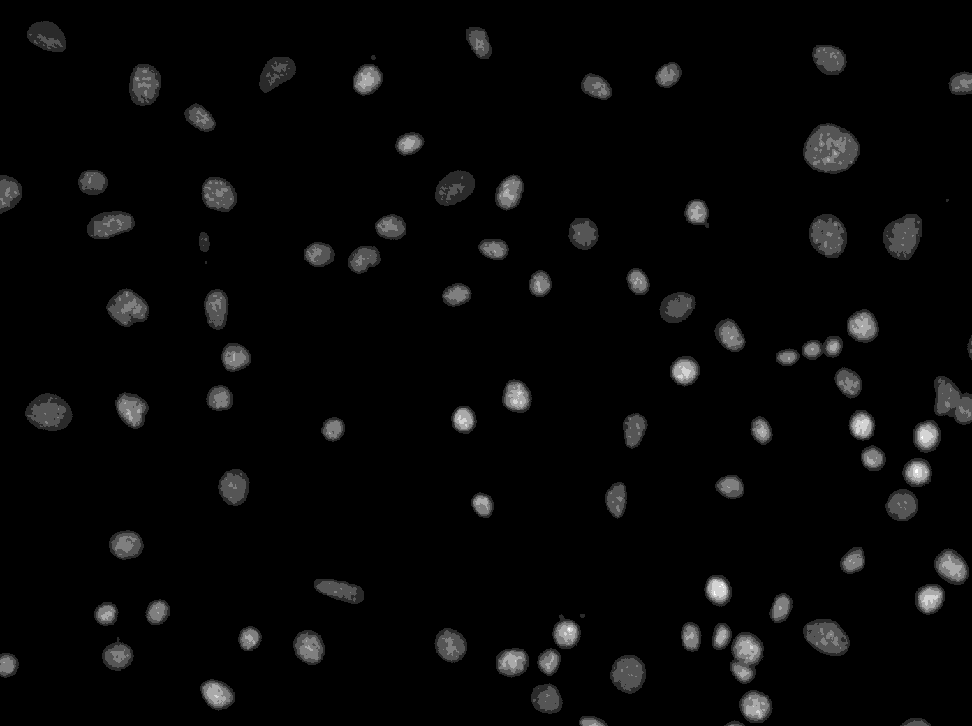
#> input picture data/F01_202w2.TIF, 972 x 726 px, shrunk from 1392 x 1040 before the run
$ jupyter execute ch6_feature_extraction.ipynb
#> lines starting #> are read from the running program, lines starting #| are printed output that depends on the picture; after the words box and inside, x2 and y2 are one past the last pixel; in counts of white or black regions, pixels touching at a corner belong together
---
title: Introduction
jupyter: python3
---

The segmentation gives us the label image that marks distinct objects in the
original image with unique ID. We can use this label image together with the
original input intensity image to get the proprieties of each object in the
image.

# Shape feature extraction

Shape features correspond to the geometric shape of the object.  To determine
the shape feature, we no not need the intensity image, we just need the label
map.  The most important shape feature is the size of the objects. Other
features include the object location, major and major axis length,
eccentricity, etc.

[cell 1]
# Load the required libraries
import skimage as ski
import numpy as np
import matplotlib.pyplot as plt
from scipy import ndimage as ndi

# Load the cell images
img = ski.io.imread("data/F01_202w2.TIF")
#> img is the input picture: shape (726, 972) uint16; min 152, max 1697, mean 244.4


# Get the Triangle threshold
binary_thresh = ski.filters.threshold_triangle(img)
#> binary_thresh = 235

# Binary threshold the image
img_binary = img > binary_thresh
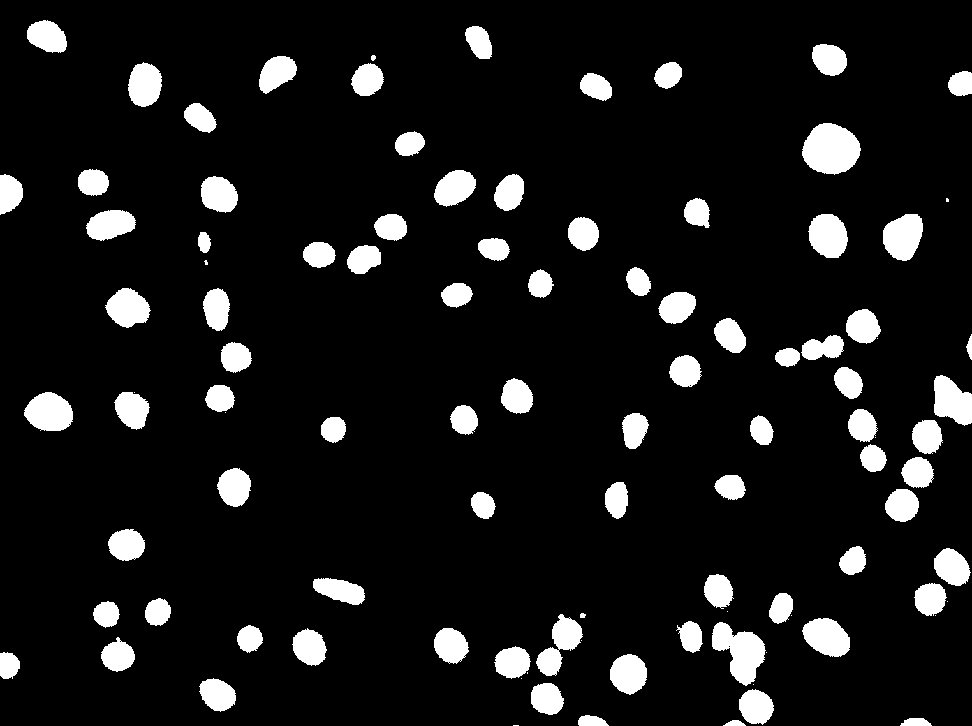
#> img_binary: shape (726, 972) bool; 9.6% white; 103 white regions (16 under 20 px)

# Get the connected components segmentation
label_img = ski.morphology.label(img_binary)
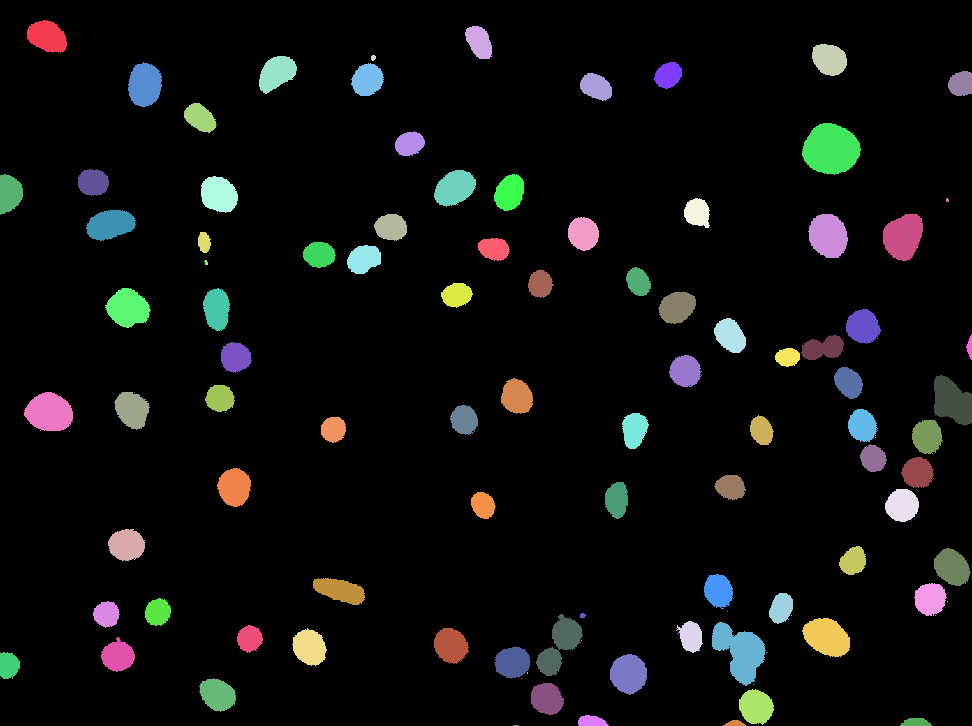
#> label_img: shape (726, 972) int32; 104 distinct labels, from 0 to 103; one colour per label, 0 black

# Get the shape properties
shape_features = ski.measure.regionprops(label_img)
#> shape_features = 103 regions; largest, box (x1, y1, x2, y2) and area: (802, 123, 861, 175) 2283, (712, 622, 766, 686) 1922, (24, 392, 73, 431) 1451, (883, 214, 923, 261) 1422, (934, 375, 972, 426) 1378

# put the required features in an array for plotting
area = []
eccentricity = []
for obj in shape_features:
    area.append(obj.area)
#> this loop made 103 passes
#> after the loop, area = 103 values, max 2283 at index 11, min 1 at index 40, mean 660

fig, ax = plt.subplots()
_ = ax.hist(area, bins = 100)
ax.set_xlabel('Cell size (in pixels)')
ax.set_ylabel('Number of cells')
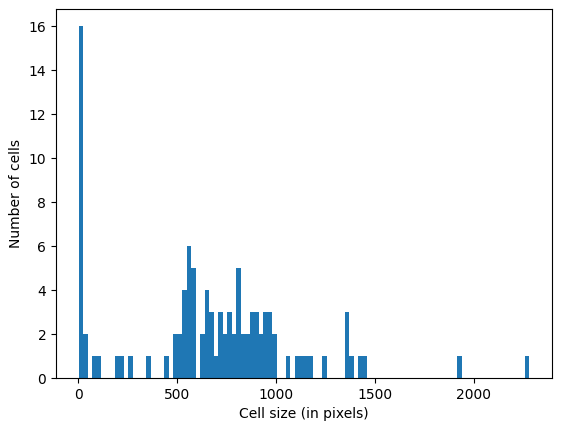
#> figure drawn by matplotlib, 1 panel; tallest bar 16 high, from x = 1 to 23.82

# Intensity feature extraction

Image intensity features take both the original input image and the label map.
For each object we can get features such as the mean, standard deviation,
minimum, and maximum intensity values.

[cell 2]
intensity_features = ski.measure.regionprops(label_img, intensity_image = img)
#> intensity_features has the same summary as shape_features

mean = []
std = []
for obj in intensity_features:
    mean.append(obj.intensity_mean)
    std.append(obj.intensity_std)
#> after the loop, mean = 103 values, max 837.3 at index 69, min 236 at index 40, mean 535.8; std = 103 values, max 460.5 at index 69, min 0 at index 40, mean 195.5

fig, ax = plt.subplots(1, 2)
ax[0].hist(mean, bins = 100)
ax[0].set_xlabel('Mean intensity')
ax[0].set_ylabel('Number of cells')
ax[1].scatter(mean, std)
ax[1].set_xlabel('Mean intensity')
ax[1].set_ylabel('SD of intensity')
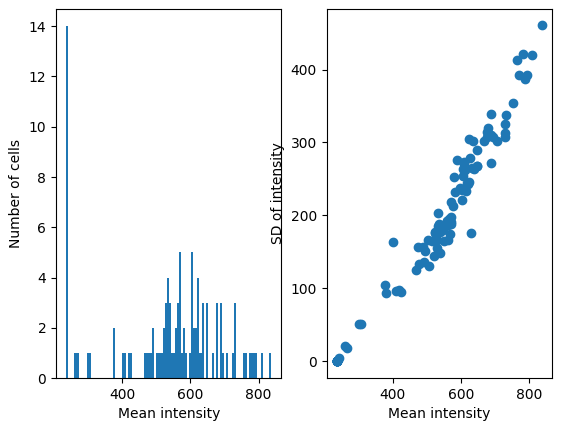
#> figure drawn by matplotlib, 2 panels; panel 1: tallest bar 14 high, from x = 236 to 242

$ run again, with data/F01_202w1.TIF copied over data/F01_202w2.TIF
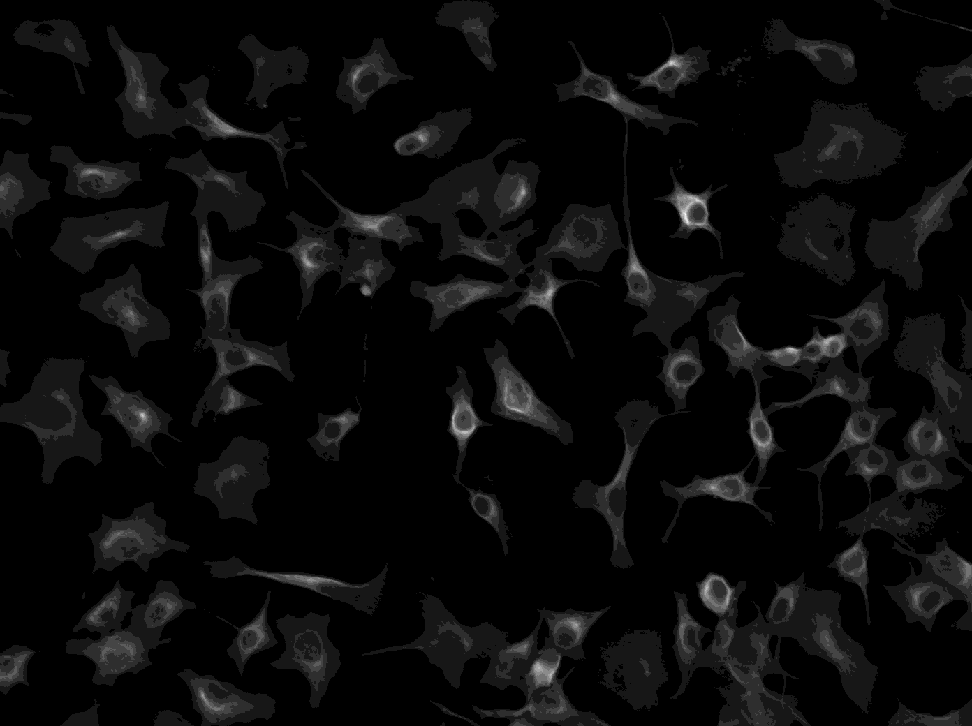
#> input picture data/F01_202w1.TIF, 972 x 726 px, shrunk from 1392 x 1040 before the run
#> img is the input picture: shape (726, 972) uint16; min 98, max 2852, mean 270.9
#> binary_thresh = 203
#> img_binary: shape (726, 972) bool; 38.2% white; 117 white regions (75 under 20 px)
#> `label_img = ski.morphology.label(img_binary)`:
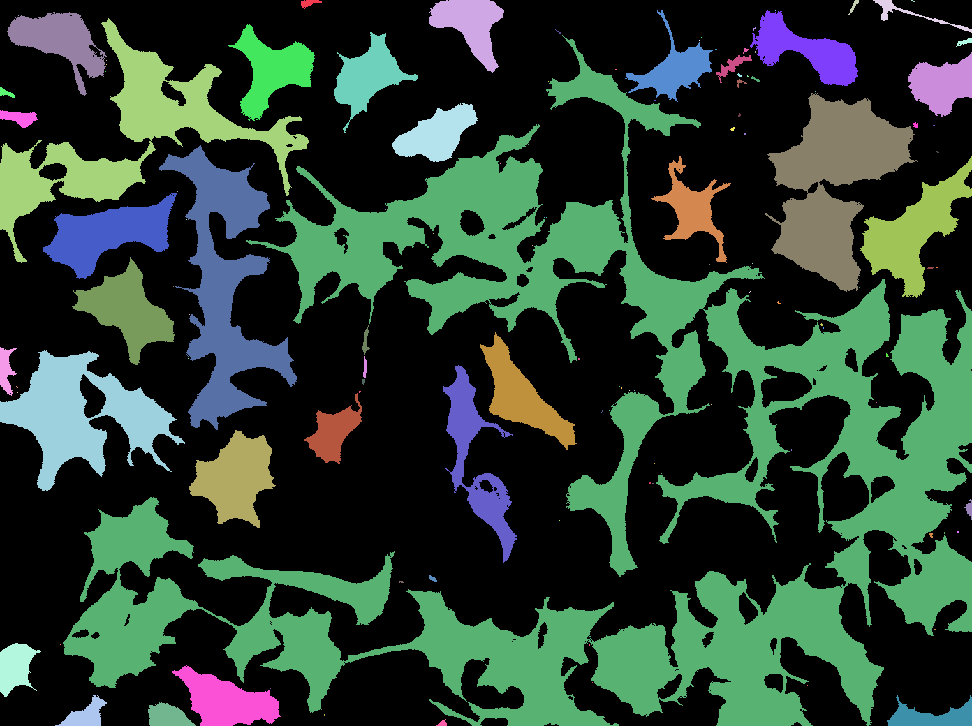
#> label_img: shape (726, 972) int32; 118 distinct labels, from 0 to 117; one colour per label, 0 black
#> shape_features = 117 regions; largest, box (x1, y1, x2, y2) and area: (63, 35, 972, 726) 147228, (0, 18, 309, 263) 15487, (765, 93, 918, 292) 14465, (159, 145, 297, 430) 13637, (0, 350, 185, 491) 10994
#> the loop `for obj in shape_features:` made 117 passes
#> after the loop `for obj in shape_features:`: area = 117 values, max 147228 at index 15, min 1 at index 7, mean 2306.9
#> intensity_features has the same summary as shape_features
#> the loop `for obj in intensity_features:` made 117 passes
#> after the loop `for obj in intensity_features:`: mean = 117 values, max 762.2 at index 46, min 204 at index 16, mean 269.1; std = 117 values, max 588.6 at index 46, min 0 at index 7, mean 54.18
#> `[cell 2] intensity_features = ski.measure.regionprops(label_img, inten..`:
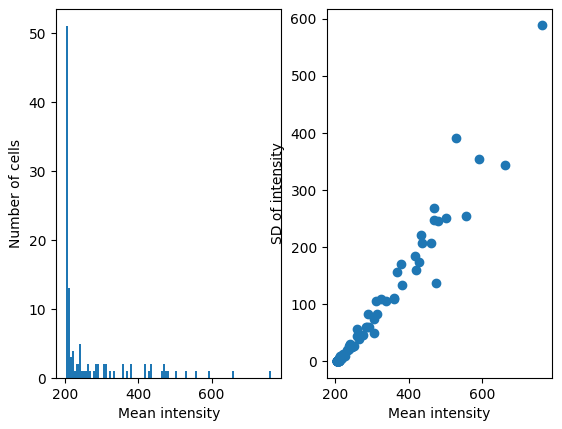
#> figure drawn by matplotlib, 2 panels; panel 1: tallest bar 51 high, from x = 204 to 209.6
